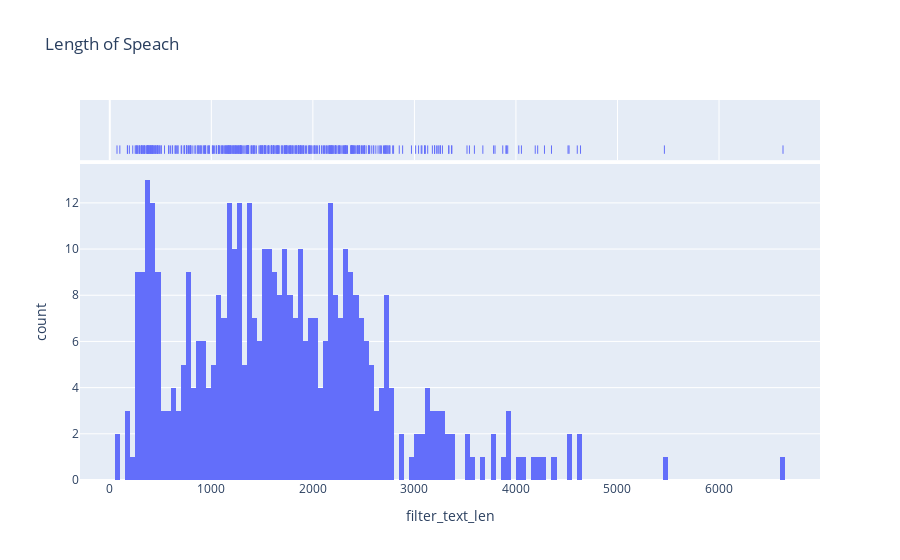

Notebook cell for this chart:
### Markdown cell above
<br>

The length of speeches distributed as a histogram once stopwords have been filtered.

### Code cell
fig = px.histogram(df_merge, x="filter_text_len", marginal="rug",nbins=150, hover_data=['speaker','title']
                  ,title="Length of Speach")
fig.show()

### Figure 1 — Plotly figure (JSON) as saved in the notebook; plotly's stock layout.template omitted (floating-point values rounded to 4 significant figures; data arrays with more than 128 entries replaced by an {"elided": "..."} marker saying what was removed)
{"data": [{"alignmentgroup": "True", "bingroup": "x", "hovertemplate": "filter_text_len=%{x}<br>count=%{y}<extra></extra>", "legendgroup": "", "marker": {"color": "#636efa", "pattern": {"shape": ""}}, "name": "", "nbinsx": 150, "offsetgroup": "", "orientation": "v", "showlegend": false, "type": "histogram", "x": {"elided": "428 int values"}, "xaxis": "x", "yaxis": "y"}, {"alignmentgroup": "True", "boxpoints": "all", "customdata": {"elided": "428x2 str values"}, "fillcolor": "rgba(255,255,255,0)", "hoveron": "points", "hovertemplate": "filter_text_len=%{x}<br>speaker=%{customdata[0]}<br>title=%{customdata[1]}<extra></extra>", "jitter": 0, "legendgroup": "", "line": {"color": "rgba(255,255,255,0)"}, "marker": {"color": "#636efa", "symbol": "line-ns-open"}, "name": "", "offsetgroup": "", "showlegend": false, "type": "box", "x": {"elided": "428 int values"}, "xaxis": "x2", "yaxis": "y2"}], "layout": {"autosize": true, "barmode": "relative", "legend": {"tracegroupgap": 0}, "title": {"text": "Length of Speach"}, "xaxis": {"anchor": "y", "autorange": true, "domain": [0, 1], "range": [-293.4, 6994.0], "title": {"text": "filter_text_len"}, "type": "linear"}, "xaxis2": {"anchor": "y2", "autorange": true, "domain": [0, 1], "matches": "x", "range": [-293.4, 6994.0], "showgrid": true, "showticklabels": false, "type": "linear"}, "yaxis": {"anchor": "x", "autorange": true, "domain": [0, 0.8316], "range": [0, 13.68], "title": {"text": "count"}}, "yaxis2": {"anchor": "x2", "autorange": true, "domain": [0.8416, 1], "matches": "y2", "range": [-0.6176, 0.5], "showgrid": false, "showline": false, "showticklabels": false, "ticks": "", "type": "category"}}}
